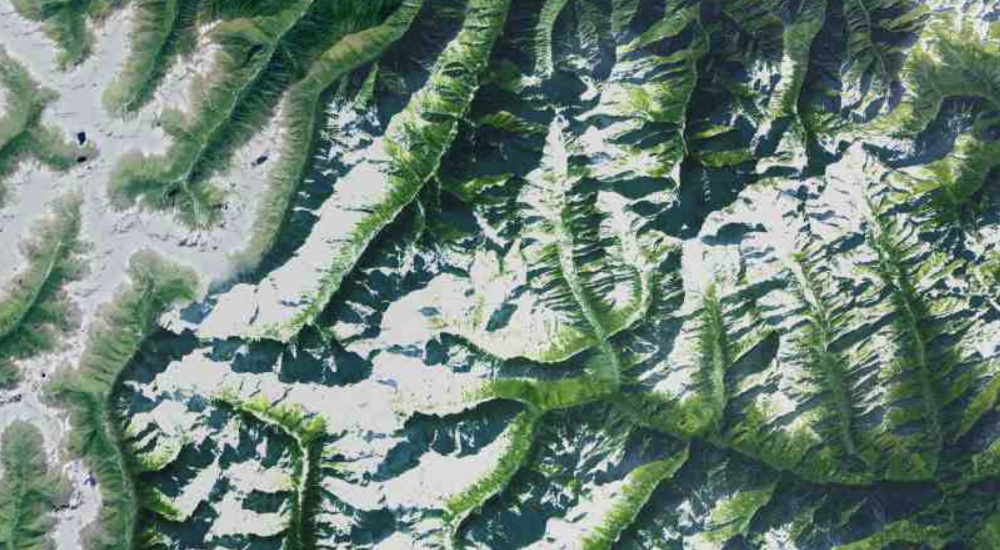
%> input picture remote.bmp, 1000 x 550 px
$ octave --eval "main;"   (GNU Octave 9; MATLAB toolbox functions it lacks are replaced by stand-ins)
%> lines starting %> are read from the running program, lines starting %| are printed output that depends on the picture
### ASS_DE.m
%Different Evolution with autonomous strategy selection

%==input parameter==
%image:the original image
%imn:the denosing image
%problem: the serial number of testing function recorded in "Public\benchmark_func.m"
%N: the population size
%runmax: the number of the algorithm runs

%==output parameter==
%RunResult: the  optimal value produced by each algorithm runs
%RunOptimization: the optimal value produced by reach algorithm runs
%RunValue: the fitness of optimal value produced by each 10000 FES
%RunParameter:the optimal value produced by each 10000 FES
%RunTime: the time spent by each algorithm runs
%RunFES: the FES required to satisfy the conditions

function [RunResult,RunValue,RunTime,RunFES,RunOptimization,RunParameter]=ASS_DE(img,imn,problem,N,runmax)
    D=Dim(problem);
    lu=Boundary(D);
    tempTEV=Error(D);
    TEV = tempTEV(problem);
    G=50;
    FESMAX=G*N;
    RunOptimization=zeros(runmax,D);

    for run=1:runmax
        TimeFlag=0;
        TempFES=FESMAX;
        t1=clock;

        %--------------------CR--------------------
        CR=zeros(N,1);
        good_uCR=0.5*ones(1,4);
        goodCR=zeros(N,4);

        %--------------------F---------------------
        F=zeros(N,1);
        good_uF=0.5*ones(1,4);
        goodF=zeros(N,4);

        % parameter of q-learning
        gama=0.95;
        alpha=0.9;
        c=0.1;
        a1=0;a2=0;a3=0;a4=0;
        A1=0;A2=0;A3=0;A4=0;
        a1_num=0;a2_num=0;a3_num=0;a4_num=0;
        C=100;
        x=Initpop(N,D,lu);% initialize population

        x_old=[];
        v=zeros(N,D);

        % parameter of p-best srategy
        p=0.05;

        % historical archive
        history_bestpop = zeros(3001,10);

        % calculate fitness
        fitness=benchmark_func(imn,img,x);
        [x_best,x_best_number]=min(fitness);
        history_bestpop = x(x_best_number,:);
        stagnation=0;
        FES=N;
        k=1;

        % Initialize the parameter Q-table for each individual
        Q=zeros(2,4,N);
        state=ceil(rand(N,1)*1);
        state1=0;
        state2=0;
        epsilon=0.5;
        Pro = 0;
        T=x;
        a=ceil(rand*4);
        Fit = zeros(N,1);
        G=1;

        %% main loop
        while FES<=FESMAX
            Fitness = fitness;
            min_fitness=x_best;
            epsilon=epsilon-(1/(FESMAX/100*2));
            Diversity = std(std(x));

            for i=1:N
                % calculate the action selection probability
                pos=0;
                pso=0;

                % Generate CR according to a normal distribution with mean CRm, and std 0.1
                % Generate F according to a cauchy distribution with location parameter Fm, and scale parameter 0.1
                [F(i,a), CR(i,a)] = randFCR(good_uCR(1,a), 0.1, good_uF(1,a), 0.1);
                A(i,G)=a;

                x_all=[x; x_old];

                % generate ri individuals used in mutation
                indexSet=1:size(x_all,1);
                indexSet(i)=[];

                temp=floor(rand*(N-1))+1;
                r(1)=indexSet(temp);
                indexSet(temp)=[];

                temp=floor(rand*(N-2))+1;
                r(2)=indexSet(temp);
                indexSet(temp)=[];

                temp=floor(rand*(N-3))+1;
                r(3)=indexSet(temp);
                indexSet(temp)=[];

                temp=floor(rand*(N-4))+1;
                r(4)=indexSet(temp);
                indexSet(temp)=[];

                temp=floor(rand*(size(x_all,1)-5))+1;
                r(5)=indexSet(temp);

                len_ku = size(history_bestpop,1);
                if len_ku < 2
                    R = [1,1];
                else
                    R=randperm(round(len_ku));
                end

                % Find the p-best solutions
                pNP = max(round(p * N), 2); % choose at least two best solutions
                randindex=ceil(rand*pNP);
                [valBest, indBest] = sort(fitness, 'ascend');
                pbest = x(indBest(randindex), :); % randomly choose one of the top 100p% solutions

                % select action space according to diversity
                if Diversity > 1
                    if a==1
                        v(i,:)=x(indBest(randindex),:)+F(i,a)*(x(r(2),:)-x(r(3),:));%Ibest/1
                        %a1_num=a1_num+1;
                    elseif a==2
                        v(i,:)=x(i,:)+F(i,a)*(pbest-x(i,:))+F(i,a)*(x(r(1),:)-x_all(r(4),:));%DE/current-to-pbest/1
                        %a2_num=a2_num+1;
                    elseif a==3
                        v(i,:)=x(i,:)+F(i,a)*(x(r(1),:)-x(i,:))+F(i,a)*(x(r(2),:)-x_all(r(3),:));%DE/current-to-rand/1
                        %a3_num=a3_num+1;
                    elseif a==4
                        v(i,:)=x(i,:)+F(i,a)*(x(indBest(randindex),:)-x(i,:))+F(i,a)*(x(r(1),:)-x(r(2),:));%DE/best-to-rand/1
                        %a4_num=a4_num+1;
                    end
                else
                    if a==1
                        v(i,:)=x(indBest(1),:)+F(i,a)*(x(r(2),:)-x(r(3),:));%best/1
                        %a1_num=a1_num+1;
                    elseif a==2
                        v(i,:)=x(i,:)+F(i,a)*(x(r(1),:)-x(i,:))+F(i,a)*(x(r(2),:)-x_all(r(3),:));%DE/current-to-rand/1
                        %a2_num=a2_num+1;
                    elseif a==3
                        v(i,:)=x(i,:)+F(i,a)*(x(indBest(1),:)-x(i,:))+F(i,a)*(history_bestpop(R(1),:)-history_bestpop(R(2),:));%DE/current-to-best-hbest/1
                        %a3_num=a3_num+1;
                    elseif a==4
                        v(i,:)=x(i,:)+F(i,a)*(x(indBest(1),:)-x(i,:))+F(i,a)*(x(r(1),:)-x(r(2),:));%DE/current-to-best/1
                        %a4_num=a4_num+1;
                    end
                end

                % crossover
                jrand=floor(rand*D)+1;
                for j=1:D
                    if  v(i,j)>lu(2,j)
                        v(i,j)=max(lu(1,j),2*lu(2,j)-v(i,j));
                    end
                    if  v(i,j)<lu(1,j)
                        v(i,j)=min(lu(2,j),2*lu(1,j)-v(i,j));
                    end
                    if (rand<CR(i))||(j==jrand)
                        newx(i,j)=v(i,j);
                    else
                        newx(i,j)=x(i,j);
                    end
                end

                children_fitness(i)=benchmark_func(imn,img,newx(i,:));

                if a == 1
                    a1 = a1 + 1;
                elseif a == 2
                    a2 = a2 + 1;
                elseif a == 3
                    a3 = a3 + 1;
                else
                    a4 = a4 + 1;
                end

                % selection
                coeff(i) = myPearson(newx(i,:),x(i,:));

                if children_fitness(i)<fitness(i)
                    new_state=1;
                    state1=state1+1;

                    Promote_rate(i)=(fitness(i)-children_fitness(i))/fitness(i);

                    % calculate success rate
                    if a == 1
                        A1 = A1 + 1;
                    elseif a == 2
                        A2 = A2 + 1;
                    elseif a == 3
                        A3 = A3 + 1;
                    else
                        A4 = A4 + 1;
                    end
                    a1_num=A1/a1;
                    a2_num=A2/a2;
                    a3_num=A3/a3;
                    a4_num=A4/a4;

                    % calculate individual reward
                    if FES <= 100
                        reward=Promote_rate(i)*C;
                    elseif FES > 100 && a == 1
                        reward=Promote_rate(i)*C + a1_num;
                    elseif FES > 100 && a == 2
                        reward=Promote_rate(i)*C + a2_num;
                    elseif FES > 100 && a == 3
                        reward=Promote_rate(i)*C + a3_num;
                    elseif FES > 100 && a == 4
                        reward=Promote_rate(i)*C + a4_num;
                    end

                    % individual update
                    x(i,:)=newx(i,:);

                    % fitness update
                    fitness(i)=children_fitness(i);

                    % recording success parameters
                    goodF(i,a) = F(i,a);
                    goodCR(i,a) = CR(i,a);

                else
                    new_state=2;
                    state2=state2+1;

                    reward=0;
                end

                % calculate q-value and update q-table
                Q(state(i,:),a,i)=Q(state(i,:),a,i)+alpha*(reward+gama*max(Q(new_state,:,i))-Q(state(i,:),a,i));

                if mod(FES,100)==0
                    Fit = [Fit, fitness];
                end

                % select action
                if coeff(i) > 0.2 && max(Q(state(i),:,i))~=0 && epsilon < rand
                    [~,a] = max(Q(state(i),:,i));
                else
                    a=ceil(rand*4);
                end

                state(i,:)=new_state;

                FES=FES+1;
                if mod(FES,50) == 0
                    [kk,ll]=min(fitness);
                    RunValue(run,k)=kk;
                    Para(k,:)=x(ll,:);
                    k=k+1;
                    fprintf('Algorithm:%s problemIndex:%d Run:%d FES:%d Best:%g\n','ASS_DE',problem,run,FES,kk);
                end
                if TimeFlag==0
                    if min(fitness)<=TEV
                        TempFES=FES;
                        TimeFlag=1;
                    end
                end
            end
            G=G+1;

            [min_fit_g,min_fit_index]=min(fitness);
            history_bestpop(G,:) = x(min_fit_index,:);

            % parameter archive update
            % F
            for K=1:4
                goodF_pos = find(goodF(:,K) > 0);
                dif = abs(Fitness - children_fitness');
                dif_val = dif(goodF_pos);
                num_success_params = numel(goodF_pos);
                if num_success_params > 0
                    sum_dif = sum(dif_val);
                    dif_val = dif_val / sum_dif;
                    good_uF(1,K)=(1-c)*good_uF(1,K)+c*(dif_val' * (goodF(goodF_pos,K) .^ 2)) / (dif_val' * goodF(goodF_pos,K));
                end
            end

            % CR
            for K=1:4
                goodCR_pos = find(goodCR(:,K) > 0);
                Dif_val = dif(goodCR_pos);
                Num_success_params = numel(goodCR_pos);
                if Num_success_params > 0
                    sum_dif = sum(Dif_val);
                    Dif_val = Dif_val / sum_dif;
                    good_uCR(1,K)=(1-c)*good_uCR(1,K)+c*(Dif_val' * (goodCR(goodCR_pos,K) .^ 2)) / (Dif_val' * goodCR(goodCR_pos,K));
                end
            end

            for o=1:N
                if Fitness(o) > fitness(o)
                    pos=[pos,o];
                else
                    pso=[pso,o];
                end
            end

            if ~isempty(pso)
                pso(1)=[];
            end

            x_old=x(pso,:);

            goodF=zeros(N,4);
            goodCR=zeros(N,4);
        end

        [kk,ll]=min(fitness);
        gbest=x(ll,:);
        RunResult(run)=kk;
        t2=clock;
        RunTime(run)=etime(t2,t1);
        RunResult(run)=kk;
        RunFES(run)=TempFES;
        RunOptimization(run,1:D)=gbest;
        RunParameter{run}=Para;
    end
end


% [21 lines left out: function randFCR, not called in this run]


% Cauchy distribution: cauchypdf = @(x, mu, delta) 1/pi*delta./((x-mu).^2+delta^2)
% [4 lines left out: function randCauchy, not called in this run]

### Dim.m
function D=Dim(problem)
        D=18;
end

### Error.m
function y=Error(D)
    if (D == 10 || 2)
        y=[1E-6 1E-6 1E-6 1E-6 5.00 1E-6 1E-6 10.0 5.00 0.05 6E+2 1E-4 1E-5 1E-6 1E-6 1E-6 1E-6 1E-6 10.0 2.00 10.0 10.0 0.20 4E+3 4E+3 1E-8 1E-8 1E-8 1E-8 1E-8];      % Dim=10;
    end
    if (D == 30)
        y =[1E-2 1E-5 1E-6 1E+3 20.0 1E-6 1E-6 50.0 50.0 0.05 4E+3 1E-5 1E-6 1E-6 1E-6 1E-6 1E-6 50.0 50.0 20.0 20.0 50.0 0.01 1.3E+4 1.3E+4 1E-8 1E-8 1E-8 1E-8 1E-8];    % Dim=30;
    end
    if (D == 50||D == 100)
        y =[1E-6 0.30 1E-6 1E+3 50.0 1E-6 3E-5 100.0 20.0 0.05 8E+3 1E-5 1E-6 1E-6 1E-6 1E-6 1E-6 3E-4 1E+2 5.00 1E+2 100.0 0.01 2E+4 4E+3 1E-8 1E-8 1E-8 1E-8 1E-8];      % Dim=50;
    end
    if (D == 1000)
        for i=1:D
            y(i) = 1E-3;
        end
    end
end

### Boundary.m
function lu=Boundary(D)
lu = zeros(2,D);
lu(1,1) = 0;lu(2,1) = 2;
lu(1,2) = 0;lu(2,2) = 2;
lu(1,3) = 0;lu(2,3) = 2;
lu(1,4) = 0;lu(2,4) = 2;
lu(1,5) = 1;lu(2,5) = 9;
lu(1,6) = 1;lu(2,6) = 4;

lu(1,7) = 0;lu(2,7) = 2;
lu(1,8) = 0;lu(2,8) = 2;
lu(1,9) = 0;lu(2,9) = 2;
lu(1,10) = 0;lu(2,10) = 2;
lu(1,11) = 1;lu(2,11) = 9;
lu(1,12) = 1;lu(2,12) = 4;

lu(1,13) = 0;lu(2,13) = 2;
lu(1,14) = 0;lu(2,14) = 2;
lu(1,15) = 0;lu(2,15) = 2;
lu(1,16) = 0;lu(2,16) = 2;
lu(1,17) = 1;lu(2,17) = 9;
lu(1,18) = 1;lu(2,18) = 4;
end

### main.m
function main()
clc
close all
format long
format compact

%% Read image and add noise
imn = zeros(550,1000,3,3);

% Normalize pixel values to 0-1
img = (im2double((imread('remote.bmp'))));

imn1 = imnoise(img,'salt & pepper',0.2);
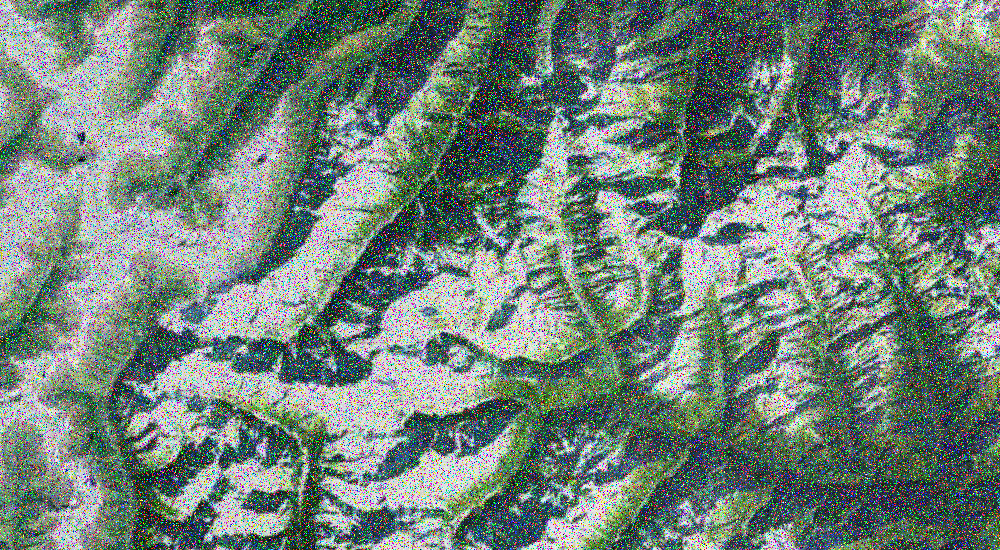
%> imn1: size 550x1000x3 double; mean R, G, B 0.446, 0.509, 0.474
imn2 = imnoise(img,'gaussian',0,0.2);
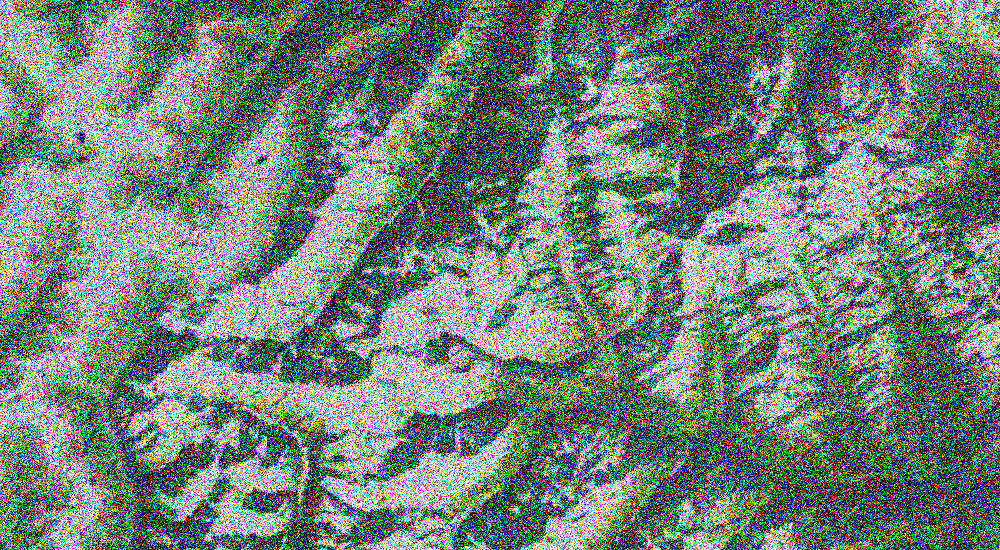
%> imn2: size 550x1000x3 double; mean R, G, B 0.453, 0.506, 0.476
imn3 = imnoise(img,'speckle',0.2);
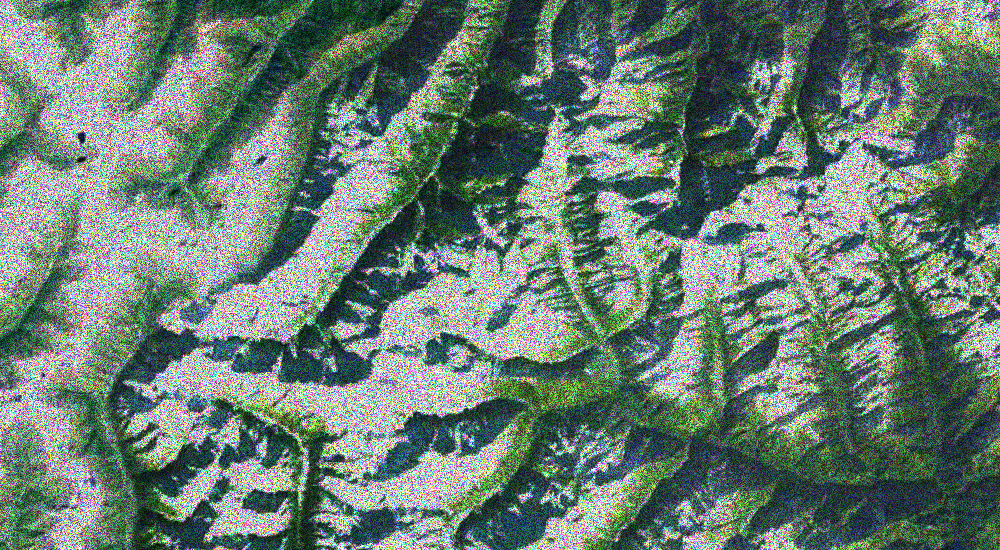
%> imn3: size 550x1000x3 double; mean R, G, B 0.414, 0.488, 0.448

% noised image selection
noised_Num = 3;
imn(:,:,:,1) = imn1;imn(:,:,:,2) = imn2;imn(:,:,:,3) = imn3;

% parameter setting
N = 100;%population size
TEV=Error(Dim(1));
runmax = 1;
TestFitness=[];
TestResult=[];
TestValue={};
TestTime=[];%TestTime: the time spent by each algorithm
TestRatio=[];
TestFES=[];%TestFES: the FES required to satisfy the conditions
TestOptimization={};
TestParameter={};%TestParameter:the optimal value produced by each 10000 FES

%% ASS-DE
name = 'ASS_DE';
for desnosingProblem= 1:noised_Num
    [RunResult,RunValue,RunTime,RunFES,RunOptimization,RunParameter]=ASS_DE(img,imn(:,:,:,desnosingProblem),desnosingProblem,N,runmax);

    sign=(RunResult<=TEV(desnosingProblem));
    Ratio=sum(sign)/runmax;
    FES=sign.*RunFES;
    TestFitness=[TestFitness;RunResult];
    TestResult=[TestResult;min(RunResult) max(RunResult) median(RunResult) mean(RunResult) std(RunResult)];
    TestValue=[TestValue;mean(RunValue)];
    TestTime=[TestTime;mean(RunTime)];
    TestRatio=[TestRatio;Ratio];
    TestFES=[TestFES;mean(FES)];
    TestOptimization=[TestOptimization;RunOptimization];
    TestParameter=[TestParameter;RunParameter];

    % experimental result
    TestResult=[TestResult;min(RunResult) max(RunResult) median(RunResult) mean(RunResult) std(RunResult)];
    TestValue=[TestValue;mean(RunValue)];

end
%> the run ends on the next line

Test=sprintf('%s.mat',[name,'_TestFitness']);
save(Test,'TestFitness');
Test=sprintf('%s.mat',[name,'_TestResult']);
save(Test,'TestResult');
Test=sprintf('%s.mat',[name,'_TestValue']);
save(Test,'TestValue');
Test=sprintf('%s.mat',[name,'_TestTime']);
save(Test,'TestTime');
Test=sprintf('%s.mat',[name,'_TestRatio']);
save(Test,'TestRatio');
Test=sprintf('%s.mat',[name,'_TestFES']);
save(Test,'TestFES');
Test=sprintf('%s.mat',[name,'_TestOptimization']);
save(Test,'TestOptimization');
Test=sprintf('%s.mat',[name,'_TestParameter']);
save(Test,'TestParameter');
